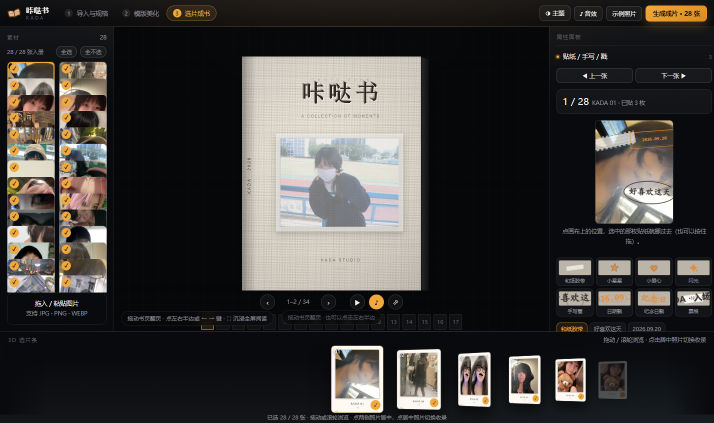
#> input picture .workbuddy/tmp/shotsb2/05-面板全屏.png, 1428 x 845 px, found by its file name (shown at 1/2 size)
$ python _crop_panel.py
#> lines starting #> are read from the running program, lines starting #| are printed output that depends on the picture
from PIL import Image
im = Image.open('.workbuddy/tmp/shotsb2/05-面板全屏.png').convert('RGB')
#> im is the input picture: PIL image 1428x845 RGB; mean R, G, B 60.8, 58.5, 56.5
W,H = im.size
#> W = 1428; H = 845
c = im.crop((1113, 90, min(1424,W), H))
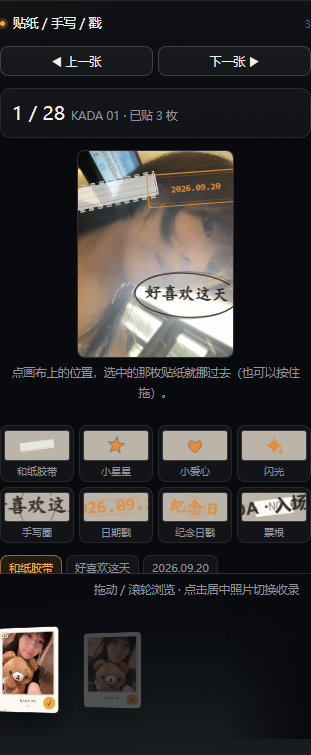
#> c: PIL image 311x755 RGB; mean R, G, B 51, 49.1, 48.7
c = c.resize((c.width*2, c.height*2), Image.LANCZOS)
#> c: PIL image 622x1510 RGB
c.save('.workbuddy/tmp/shotsb2/05z-面板放大.png')
print('crop ->', c.size)
#| crop -> (622, 1510)
